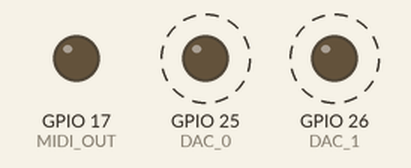
Simulated run of this sketch. Board: ESP32. Shown: output pins drawn as LEDs (lit = HIGH). Dashed ring = blinking. Pins used as bus, display or sensor lines are not drawn; what the sketch prints to the serial monitor is not drawn.

Above: at 0.2 s.
Timing chart, 0 to 3.0 s (numbered marks = the images above):
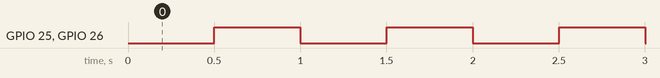

Measured:
- by itself, GPIO 25 (DAC_0), GPIO 26 (DAC_1): alternates HIGH for 0.50 s and LOW for 0.50 s

The sketch:

Grand_timer.ino
```cpp
#include <esp32-hal-timer.h>
hw_timer_t * timerPPQ = NULL; // Define a pointer to the timer
hw_timer_t * timerQN = NULL; // Define a pointer to the timer

volatile byte timerFlag = 0;
volatile byte timerFlagPPQ = 0;
volatile byte PPQcounter = 0;

int PPQ_timer[24];
int tempo = 120;
int beat_period = 1/tempo;

const byte CLOCK = 16;
const byte MIDI_OUT = 17;
const byte DAC_0 = 25;
const byte DAC_1 = 26;

void IRAM_ATTR onTimerQN() {
  timerFlag=1;
  // Your interrupt service routine code here
}

void setup() {
  Serial.begin(115200);

  pinMode(CLOCK, OUTPUT);
  pinMode(DAC_0, OUTPUT);
  pinMode(DAC_1, OUTPUT);
  pinMode(MIDI_OUT, OUTPUT);

  // Set up the hardware timer
  setupTimerQN(timerQN, tempo, 1);
  setTempo(120);
}

void loop() {
  // Your main loop code here
  static uint32_t counter = 0;

  if(timerFlag){
    timerFlag = 0;
    Serial.print(micros()-counter);
    counter = micros();
    Serial.println(" printing in periodic function.");
    digitalWrite( CLOCK, !digitalRead(CLOCK));
    digitalWrite( DAC_0, !digitalRead(DAC_0));
    digitalWrite( DAC_1, !digitalRead(DAC_1));
  }
}

void setupTimerQN(hw_timer_t * _timer, int bpm, int div){
  // Set up the hardware timer
  uint32_t interval = 60000/bpm;
  interval = (interval * 1000) / div;
  Serial.println("timer " + String( bpm ) + " " + String(interval));
  _timer = timerBegin(0, 800, true); // Timer 0, 80 prescaler, count up
  timerAttachInterrupt(_timer, &onTimerQN, true); // Attach the interrupt
  timerAlarmWrite(_timer, interval/10, true); // Set alarm to trigger every 1000 microseconds
  timerAlarmEnable(_timer); // Enable the alarm
}

void setTempo(int val){
  tempo = val;
  beat_period = 60000/tempo;
  for(int i=0;i<24;i++) {
    PPQ_timer[i] = millis() + i*beat_period/24;
    Serial.println(PPQ_timer[i] - millis());
  }
}
```

scheduler.ino
```cpp
enum EventTypes { MIDI_CLOCK_OUT, AN_CLOCK_HIGH, AN_CLOCK_LOW, RESET_HIGH, RESET_LOW, DISPLAY_UPDATE};
/**************process note offs**********/
struct defScheduledEvent{
  byte status;
  EventTypes event;
  byte num;
  byte val;
  uint32_t time;
};
defScheduledEvent scheduledEvent[128];
byte numScheduledEvents = 16;

byte gateWrite = 0;
byte gateRead = 0;

void scheduleEvent(EventTypes event, byte num, byte val, int delay){ //channel note number, delay time
  byte newGateWrite = (gateWrite+1)%numScheduledEvents;
  if (newGateWrite != gateRead){
    scheduledEvent[gateWrite].status =1;
    scheduledEvent[gateWrite].event = event;
    scheduledEvent[gateWrite].num = num;
    scheduledEvent[gateWrite].val= val;
    scheduledEvent[gateWrite].time = delay>2 ? millis()+delay : millis() + 2;
  } else {
    Serial.println("double");
    //MIDImessage( scheduledEvent[gateRead].status, scheduledEvent[gateRead].num, scheduledEvent[gateRead].val );
    gateRead = (gateRead+1)%numScheduledEvents;

    scheduledEvent[gateWrite].status =1;
    scheduledEvent[gateWrite].event = event;
    scheduledEvent[gateWrite].num = num;
    scheduledEvent[gateWrite].val= val;
    scheduledEvent[gateWrite].time = delay>5 ? millis()+delay : millis() + 5;
  }
  // Serial.print(gateWrite);
  // Serial.print(" on ");
  // Serial.print(num);
  // Serial.print("  ");
  // Serial.println(delay);
  // Serial.print(gateDelay[gateWrite].time);
  // Serial.print("  ");
  // Serial.println(millis());

  gateWrite = newGateWrite;
}

void processEvent(){
  if ( gateRead != gateWrite ){
    if( millis() > scheduledEvent[gateRead].time) {
      //MIDImessage( scheduledEvent[gateRead].status, scheduledEvent[gateRead].num, scheduledEvent[gateRead].val );

      // Serial.print(gateRead);
      // Serial.print(" off ");
      // Serial.print(gateDelay[gateRead].num);
      // Serial.print("  ");
      // Serial.println(gateDelay[gateRead].time);

      gateRead = (gateRead+1) % 8;
      processEvent();
    }
  }
}
```
